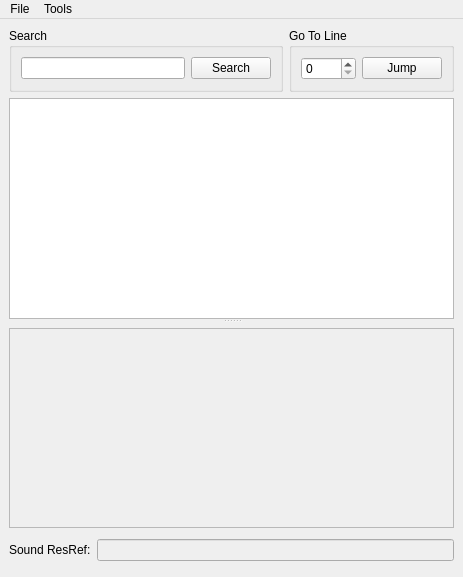
<?xml version="1.0" encoding="UTF-8"?>
<ui version="4.0">
 <class>MainWindow</class>
 <widget class="QMainWindow" name="MainWindow">
  <property name="geometry">
   <rect>
    <x>0</x>
    <y>0</y>
    <width>463</width>
    <height>577</height>
   </rect>
  </property>
  <property name="windowTitle">
   <string>MainWindow</string>
  </property>
  <widget class="QWidget" name="centralwidget">
   <layout class="QGridLayout" name="gridLayout">
    <item row="0" column="0">
     <widget class="QSplitter" name="splitter">
      <property name="orientation">
       <enum>Qt::Vertical</enum>
      </property>
      <widget class="QWidget" name="">
       <layout class="QVBoxLayout" name="verticalLayout">
        <item>
         <layout class="QHBoxLayout" name="horizontalLayout_3" stretch="5,3">
          <item>
           <widget class="QGroupBox" name="searchBox">
            <property name="title">
             <string>Search</string>
            </property>
            <layout class="QHBoxLayout" name="horizontalLayout_2">
             <item>
              <widget class="QLineEdit" name="searchEdit"/>
             </item>
             <item>
              <widget class="QPushButton" name="searchButton">
               <property name="text">
                <string>Search</string>
               </property>
              </widget>
             </item>
            </layout>
           </widget>
          </item>
          <item>
           <widget class="QGroupBox" name="jumpBox">
            <property name="title">
             <string>Go To Line</string>
            </property>
            <layout class="QHBoxLayout" name="horizontalLayout_4">
             <item>
              <widget class="QSpinBox" name="jumpSpinbox"/>
             </item>
             <item>
              <widget class="QPushButton" name="jumpButton">
               <property name="text">
                <string>Jump</string>
               </property>
              </widget>
             </item>
            </layout>
           </widget>
          </item>
         </layout>
        </item>
        <item>
         <widget class="QTableView" name="talkTable">
          <property name="editTriggers">
           <set>QAbstractItemView::NoEditTriggers</set>
          </property>
          <property name="selectionMode">
           <enum>QAbstractItemView::SingleSelection</enum>
          </property>
          <property name="selectionBehavior">
           <enum>QAbstractItemView::SelectRows</enum>
          </property>
          <attribute name="horizontalHeaderVisible">
           <bool>false</bool>
          </attribute>
          <attribute name="horizontalHeaderHighlightSections">
           <bool>false</bool>
          </attribute>
          <attribute name="horizontalHeaderStretchLastSection">
           <bool>true</bool>
          </attribute>
         </widget>
        </item>
       </layout>
      </widget>
      <widget class="QWidget" name="">
       <layout class="QVBoxLayout" name="verticalLayout_2">
        <item>
         <widget class="QPlainTextEdit" name="textEdit">
          <property name="enabled">
           <bool>false</bool>
          </property>
          <property name="maximumSize">
           <size>
            <width>16777215</width>
            <height>200</height>
           </size>
          </property>
         </widget>
        </item>
        <item>
         <layout class="QHBoxLayout" name="horizontalLayout">
          <item>
           <widget class="QLabel" name="label">
            <property name="text">
             <string>Sound ResRef:</string>
            </property>
           </widget>
          </item>
          <item>
           <widget class="QLineEdit" name="soundEdit">
            <property name="enabled">
             <bool>false</bool>
            </property>
            <property name="maxLength">
             <number>16</number>
            </property>
           </widget>
          </item>
         </layout>
        </item>
       </layout>
      </widget>
     </widget>
    </item>
   </layout>
  </widget>
  <widget class="QMenuBar" name="menubar">
   <property name="geometry">
    <rect>
     <x>0</x>
     <y>0</y>
     <width>463</width>
     <height>21</height>
    </rect>
   </property>
   <widget class="QMenu" name="menuView">
    <property name="title">
     <string>Tools</string>
    </property>
    <addaction name="actionGoTo"/>
    <addaction name="actionFind"/>
    <addaction name="actionInsert"/>
   </widget>
   <widget class="QMenu" name="menuFIle">
    <property name="title">
     <string>File</string>
    </property>
    <addaction name="actionNew"/>
    <addaction name="actionOpen"/>
    <addaction name="actionSave"/>
    <addaction name="actionSaveAs"/>
    <addaction name="separator"/>
    <addaction name="actionRevert"/>
    <addaction name="separator"/>
    <addaction name="actionClose"/>
   </widget>
   <addaction name="menuFIle"/>
   <addaction name="menuView"/>
  </widget>
  <action name="actionGoTo">
   <property name="text">
    <string>Go to</string>
   </property>
  </action>
  <action name="actionFind">
   <property name="text">
    <string>Find</string>
   </property>
  </action>
  <action name="actionNew">
   <property name="text">
    <string>New</string>
   </property>
  </action>
  <action name="actionOpen">
   <property name="text">
    <string>Open</string>
   </property>
  </action>
  <action name="actionSave">
   <property name="text">
    <string>Save</string>
   </property>
  </action>
  <action name="actionSaveAs">
   <property name="text">
    <string>Save As</string>
   </property>
  </action>
  <action name="actionRevert">
   <property name="text">
    <string>Revert</string>
   </property>
  </action>
  <action name="actionClose">
   <property name="text">
    <string>Exit</string>
   </property>
  </action>
  <action name="actionInsert">
   <property name="text">
    <string>Insert</string>
   </property>
  </action>
 </widget>
 <resources/>
 <connections/>
</ui>
